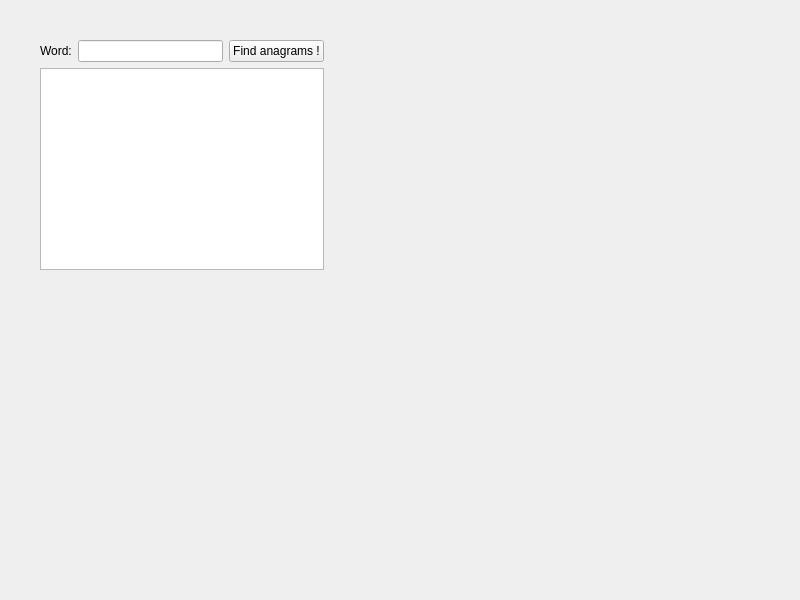
<?xml version="1.0" encoding="UTF-8"?>
<ui version="4.0">
 <class>AnagramGeneratorWindow</class>
 <widget class="QWidget" name="AnagramGeneratorWindow">
  <property name="geometry">
   <rect>
    <x>0</x>
    <y>0</y>
    <width>800</width>
    <height>600</height>
   </rect>
  </property>
  <property name="windowTitle">
   <string>AnagramGeneratorWindow</string>
  </property>
  <widget class="QWidget" name="">
   <property name="geometry">
    <rect>
     <x>40</x>
     <y>40</y>
     <width>284</width>
     <height>230</height>
    </rect>
   </property>
   <layout class="QVBoxLayout" name="verticalLayout_2">
    <item>
     <layout class="QVBoxLayout" name="verticalLayout">
      <item>
       <layout class="QHBoxLayout" name="horizontalLayout">
        <item>
         <widget class="QLabel" name="label">
          <property name="text">
           <string>Word:</string>
          </property>
         </widget>
        </item>
        <item>
         <widget class="QLineEdit" name="lineEdit"/>
        </item>
        <item>
         <widget class="QPushButton" name="findAnagramsButton">
          <property name="text">
           <string>Find anagrams !</string>
          </property>
         </widget>
        </item>
       </layout>
      </item>
     </layout>
    </item>
    <item>
     <widget class="QTextEdit" name="textEdit"/>
    </item>
   </layout>
  </widget>
 </widget>
 <resources/>
 <connections/>
</ui>
